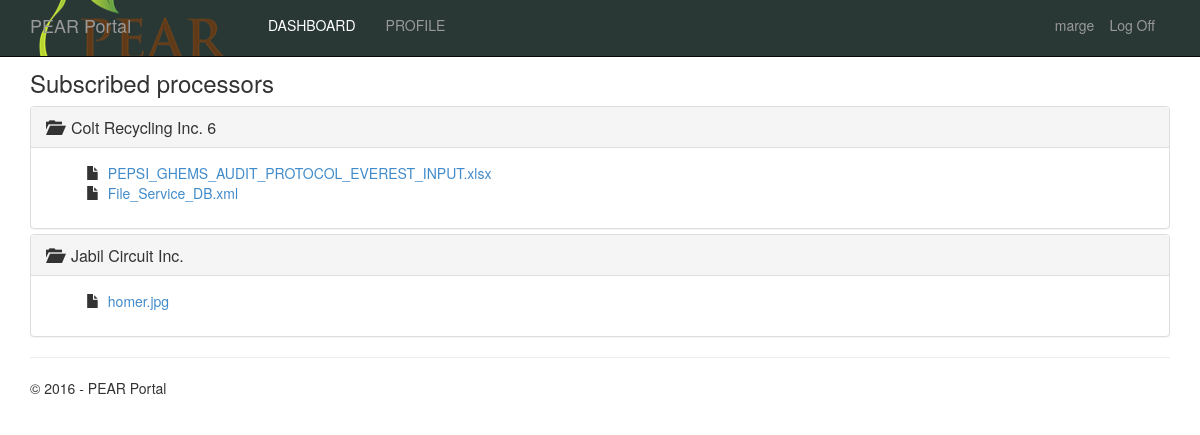
Screenshot of /duedilligence/ (signed in) with the database file from the repository.
### due_dilligence/models.py (models this page shows, shortened)
class MaterialProcessor(models.Model):
	material = models.CharField(max_length = 150)
	company_name = models.CharField(max_length = 150, unique = True)
	street_addr = models.CharField(max_length = 250, blank = True, null = True)
	city = models.CharField(max_length = 150, blank = True, null = True)
	zip_code = models.CharField(max_length = 50, blank = True, null = True)
	country = models.CharField(max_length = 50, blank = True, null = True)
	subscribed_users = models.ManyToManyField(User)
	created = models.DateTimeField(auto_now_add = True)
	last_modified = models.DateTimeField(auto_now = True)

class Document(models.Model):
	uploaded_by = models.ForeignKey(User, editable=False)
	processor = models.ForeignKey(MaterialProcessor, null = True)
	is_published = models.BooleanField('Published?', default = False)
	date_uploaded = models.DateTimeField(auto_now_add = True)
	def doc_directory_path(instance, filename):
		return "{0}/{1}".format(instance.uploaded_by.username, filename)
	upload = models.FileField(upload_to = doc_directory_path)
	def __str__(self):
		return os.path.basename(self.upload.name)

### due_dilligence/views.py (the view)
@login_required
def doc_index(request):
	processors = request.user.materialprocessor_set.all()
	template = loader.get_template('due_dilligence/docIndex.html')
	context = {
		'processors' : processors,
	}
	return HttpResponse(template.render(context, request))

### due_dilligence/templates/due_dilligence/docIndex.html
{% extends 'base.html' %}
{% block content %}
<h3> Subscribed processors </h3>
	{% if processors %}
		<div class="panel-group" id="accordion" role="tablist" aria-multiselectable="true">
			{% for p in processors %}
				{% if p.document_set.count > 0 %}
				<div class="panel panel-default">
    				<div class="panel-heading" role="tab" id="heading-{{ p.id }}">
      					<h4 class="panel-title">
        					<a role="button" data-toggle="collapse" data-parent="#accordion" href="#collapse-{{ p.id }}" aria-expanded="true" aria-controls="collapse-{{ p.id }}">
        						<span class="glyphicon glyphicon-folder-open"></span>&nbsp;
          						{{ p.company_name }}
        					</a>
      					</h4>
    				</div>
    				<div id="collapse-{{ p.id }}" class="panel-collapse collapse in" role="tabpanel" aria-labelledby="heading-{{ p.id }}">
      					<div class="panel-body">
       						<ul style="list-style-type: none">
								{% for document in p.document_set.all %}
									{% if document.is_published %}
									<li><span class="glyphicon glyphicon-file" aria-hidden="true"></span>&nbsp;
										<a href="{{ document.upload.url }}">{{ document }}</a>
									</li>
									{% endif %}
								{% endfor %}
							</ul>
      					</div>
    				</div>
  				</div>
				{% endif %}
			{% endfor %}
		</div>
	{% else %}
		<p>No subscribed processors.</p>
	{% endif %}
{% endblock content %}

### PearPortal/templates/loginpartial.html (shortened to what this page needs)
{% if user.is_authenticated %}
<form id="logoutForm" action="/logout" method="post" class="navbar-right">
    <ul class="nav navbar-nav navbar-right">
        <li><span class="navbar-text">{{ user.username }}</span></li>
        <li><a href="javascript:document.getElementById('logoutForm').submit()">Log Off</a>
        </li>
    </ul>
</form>
{% else %}
<ul class="nav navbar-nav navbar-right">
    <li><a href="{% url 'login' %}">Log in</a></li>
</ul>
{% endif %}

### rows the page displays
MaterialProcessor: company_name "Colt Recycling Inc. 6"
Document: upload "PEPSI_GHEMS_AUDIT_PROTOCOL_EVEREST_INPUT.xlsx"
Document: upload "File_Service_DB.xml"
MaterialProcessor: company_name "Jabil Circuit Inc."
Document: upload "homer.jpg"

### other values shown
{{ user.username }} "marge"
{{ current_year }} "2016"
